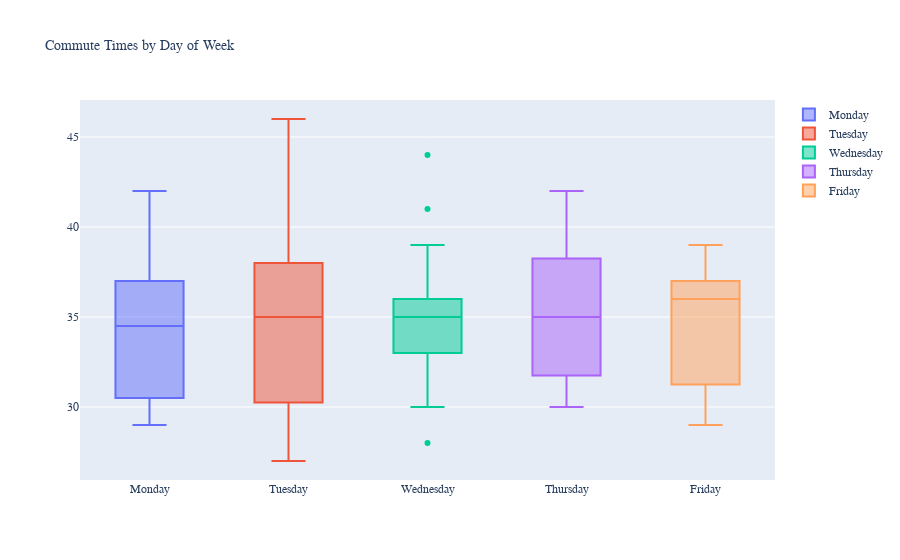

This figure's notebook cell:
### Code cell
days = ['Monday', 'Tuesday', 'Wednesday', 'Thursday', 'Friday']
fig = go.Figure()
for d in days:
    new = sdf.where(sdf['dow']=='{}'.format(d))

    
    fig.add_trace(go.Box(y=(new["duration"] / 60).round(0), name=d))



fig.update_layout(title_text="Commute Times by Day of Week",
                  title_font_size=14,
                  font_family="Arial"
                 )    
    
fig.show()

### Figure 1 — Plotly figure (JSON) as saved in the notebook; plotly's stock layout.template omitted (floating-point values rounded to 4 significant figures)
{"data": [{"name": "Monday", "type": "box", "y": [null, null, null, 37, null, null, 36, null, null, null, 42, null, null, null, null, null, 33, null, null, 38, null, 29, null, null, null, null, 29, null, null, null, null, null, null, null, null, null, 36, null, 30, null, null, 33, null, null, null, null, null, null, null, null, null, 29, null, null, 40, null, null, null, null, 33, null, null, null, null, null, 33, null, 37, null, null, 36, null, null, 37, null, null, null, null, null, 38, null, null, null, null, 31, null, null, null, null, null, null, null, null, 29]}, {"name": "Tuesday", "type": "box", "y": [null, null, null, null, 30, null, null, null, 29, null, null, null, null, null, 33, null, null, 35, null, null, null, null, 42, null, null, null, null, 40, null, null, 37, null, null, null, 31, null, null, null, null, 39, null, null, 32, null, 38, null, null, 35, null, null, null, null, null, null, null, null, null, null, 38, null, 39, null, 36, null, null, null, null, null, null, 27, null, 46, null, null, 37, null, null, null, null, null, 30, null, null, null, null, 29, null, 31, 33, null, null, 30, null, null]}, {"name": "Wednesday", "type": "box", "y": [44, null, null, null, null, 36, null, null, null, 37, null, 34, null, null, null, 39, null, null, null, null, 41, null, null, 35, null, null, null, null, 28, null, null, 33, null, null, null, null, null, 30, null, null, null, null, null, 34, null, 37, null, null, 35, null, null, null, 31, null, null, 35, null, null, null, null, null, 35, null, 36, null, null, null, null, null, null, null, null, null, null, null, 35, null, 36, null, null, null, 33, 30, null, null, null, 33, null, null, null, null, null, 31, null]}, {"name": "Thursday", "type": "box", "y": [null, 31, null, null, null, null, null, 38, null, null, null, null, 42, null, null, null, null, null, null, null, null, null, null, null, 31, null, null, null, null, 35, null, null, 41, null, null, 36, null, null, null, null, 30, null, null, null, null, null, null, null, null, 34, 35, null, null, 31, null, null, 42, null, null, null, null, null, null, null, 37, null, 32, null, null, null, null, null, null, null, null, null, 35, null, null, null, null, null, null, 37, null, null, null, null, null, 39, null, null, null, null]}, {"name": "Friday", "type": "box", "y": [null, null, 37, null, null, null, null, null, null, null, null, null, null, 37, null, null, null, null, 39, null, null, null, null, null, null, 32, null, null, null, null, null, null, null, 37, null, null, null, null, null, null, null, null, null, null, null, null, 31, null, null, null, null, null, null, null, null, null, null, 36, null, null, null, null, null, null, null, null, null, null, 29, null, null, null, 36, null, null, null, null, null, 30, null, null, null, null, null, null, null, null, null, null, null, 34, null, null, null]}], "layout": {"font": {"family": "Arial"}, "title": {"font": {"size": 14}, "text": "Commute Times by Day of Week"}}}
